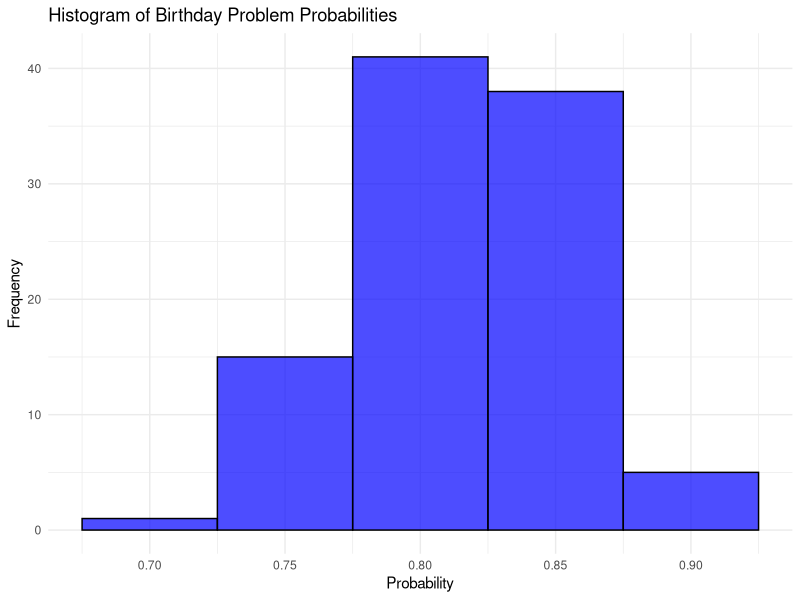

The R source for this figure:
## ---- chunk 1
set.seed(123)  # Set seed for reproducibility
library(ggplot2)
## ---- chunk 2
# Function to simulate the birthday problem
birthday_simulation <- function(n_people = 35, n_simulations = 100) {
  count <- 0
  for (i in 1:n_simulations) {
    birthdays <- sample(1:365, n_people, replace = TRUE)  # Sample birthdays
    if (length(unique(birthdays)) < n_people) {
      count <- count + 1  # Count if there's a duplicate
    }
  }
  return(count / n_simulations)  # Return probability
}

# Run the simulation
n_simulations <- 100
probabilities <- replicate(n_simulations, birthday_simulation())

# Print the probabilities

## ---- chunk 3
# Plot the histogram of the probabilities
ggplot(data.frame(probabilities), aes(x = probabilities)) +
  geom_histogram(binwidth = 0.05, fill = "blue", color = "black", alpha = 0.7) +
  labs(title = "Histogram of Birthday Problem Probabilities",
       x = "Probability",
       y = "Frequency") +
  theme_minimal()

## ---- chunk 4
mean_prob <- mean(probabilities)
cat('mean = ', mean_prob, "\n")

## ---- chunk 5
conf_interval <- quantile(probabilities, probs = c(0.025, 0.975))
cat('95% Confidence Interval = [', conf_interval[1], ', ', conf_interval[2], ']', "\n")

## ---- chunk 6
EV= mean_prob*26-(1-mean_prob)*26
print(paste("ev-",EV))
## ---- chunk 7
FAIR=(mean_prob)/(1-mean_prob)
print(paste("fairbet-",FAIR))
## ---- chunk 8
# Function to simulate the birthday problem
birthday_simulation <- function(n_people = 26, n_simulations = 100) {
  count <- 0
  for (i in 1:n_simulations) {
    birthdays <- sample(1:365, n_people, replace = TRUE)  # Sample birthdays
    if (length(unique(birthdays)) < n_people) {
      count <- count + 1  # Count if there's a duplicate
    }
  }
  return(count / n_simulations)  # Return probability
}

# Run the simulation
n_simulations <- 100
probabilities <- replicate(n_simulations, birthday_simulation())

# Print the probabilities

## ---- chunk 9
mean_prob <- mean(probabilities)
cat('mean = ', mean_prob, "\n")

## ---- chunk 10
EV= mean_prob*20-(1-mean_prob)*20
print(paste("ev-",EV))
## ---- chunk 11
class_size=22
## ---- chunk 12
# Function to simulate the birthday problem
birthday_simulation <- function(n_people = class_size, n_simulations = 100) {
  count <- 0
  for (i in 1:n_simulations) {
    birthdays <- sample(1:365, n_people, replace = TRUE)  # Sample birthdays
    if (length(unique(birthdays)) < n_people) {
      count <- count + 1  # Count if there's a duplicate
    }
  }
  return(count / n_simulations)  # Return probability
}

# Run the simulation
n_simulations <- 100
probabilities <- replicate(n_simulations, birthday_simulation())
mean_prob=mean(probabilities)
# Print the probabilities
print(paste("prob=",mean_prob))
